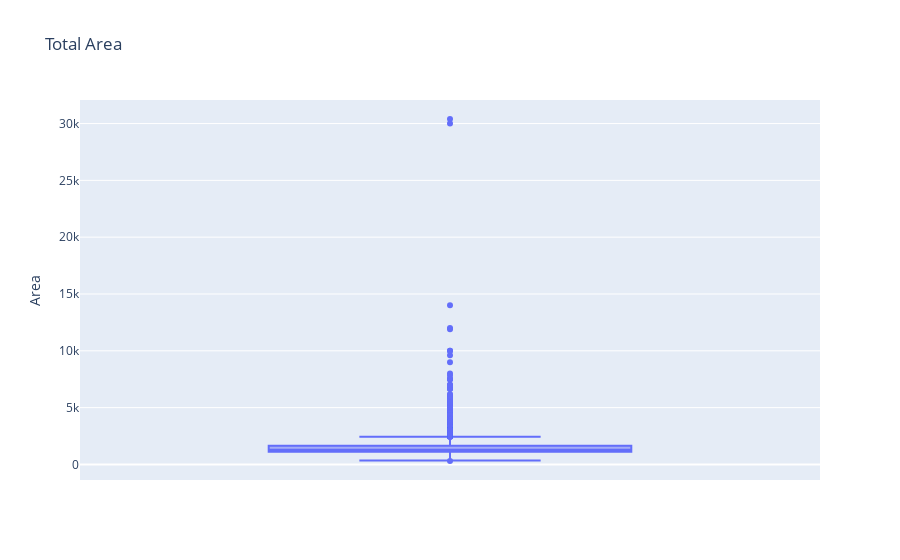

Notebook source saved alongside this figure:
### Code cell
# Checking total_area data points
fig = px.box(df,y='total_area',
            title='Total Area')
fig.update_layout(yaxis_title ='Area')
fig.show()

### Figure 1 — Plotly figure (JSON) as saved in the notebook; plotly's stock layout.template omitted (floating-point values rounded to 4 significant figures; data arrays with more than 128 entries replaced by an {"elided": "..."} marker saying what was removed)
{"data": [{"alignmentgroup": "True", "hovertemplate": "total_area=%{y}<extra></extra>", "legendgroup": "", "marker": {"color": "#636efa"}, "name": "", "notched": false, "offsetgroup": "", "orientation": "v", "showlegend": false, "type": "box", "x0": " ", "xaxis": "x", "y": {"elided": "8138 float values"}, "y0": " ", "yaxis": "y"}], "layout": {"boxmode": "group", "legend": {"tracegroupgap": 0}, "title": {"text": "Total Area"}, "xaxis": {"anchor": "y", "domain": [0, 1]}, "yaxis": {"anchor": "x", "domain": [0, 1], "title": {"text": "Area"}}}}
